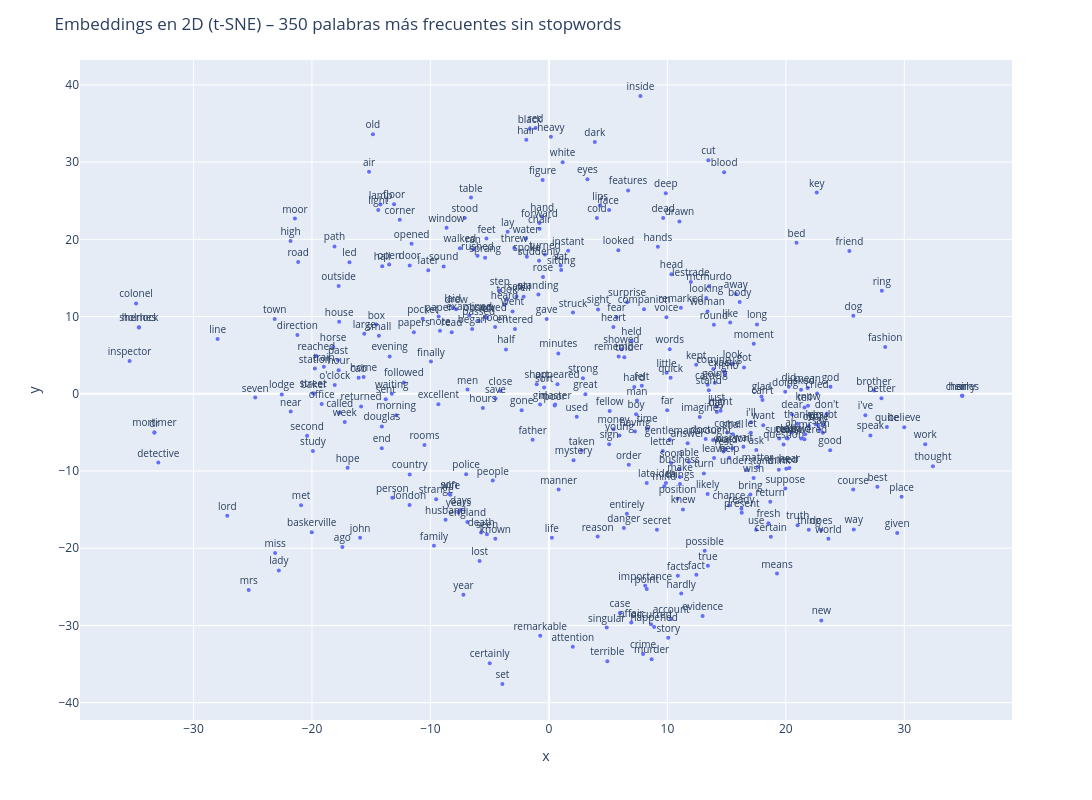

Notebook code for this chart:
### Markdown cell above
Para graficar elegimos `MAX_WORDS = 350`. Como el vocabulario está ordenado por frecuencia, las primeras palabras son stopwords (*the, of, and...*), que no forman grupos interesantes, por lo que las filtramos y graficamos las 350 palabras de contenido más frecuentes. Con 200 palabras se formaban pocos grupos y con 1.000 las etiquetas se superponían demasiado; 350 fue un buen equilibrio entre cantidad de palabras y legibilidad.

### Code cell
import plotly.express as px
from sklearn.feature_extraction.text import ENGLISH_STOP_WORDS

MAX_WORDS = 350

# Índices de las palabras que no son stopwords, en orden de frecuencia
indices = [i for i, w in enumerate(labels) if w not in ENGLISH_STOP_WORDS][:MAX_WORDS]

fig = px.scatter(x=vecs[indices, 0], y=vecs[indices, 1], text=labels[indices])
fig.update_traces(textposition="top center", marker=dict(size=4), textfont=dict(size=10))
fig.update_layout(width=1100, height=800, title=f"Embeddings en 2D (t-SNE) – {MAX_WORDS} palabras más frecuentes sin stopwords")
fig.show()

### Figure 1 — Plotly figure (JSON) as saved in the notebook; plotly's stock layout.template omitted (floating-point values rounded to 4 significant figures; data arrays with more than 128 entries replaced by an {"elided": "..."} marker saying what was removed)
{"data": [{"hovertemplate": "x=%{x}<br>y=%{y}<br>text=%{text}<extra></extra>", "legendgroup": "", "marker": {"color": "#636efa", "size": 4, "symbol": "circle"}, "mode": "markers+text", "name": "", "orientation": "v", "showlegend": false, "text": {"elided": "350 str values"}, "textfont": {"size": 10}, "textposition": "top center", "type": "scatter", "x": {"elided": "350 float values"}, "xaxis": "x", "y": {"elided": "350 float values"}, "yaxis": "y"}], "layout": {"height": 800, "legend": {"tracegroupgap": 0}, "margin": {"t": 60}, "title": {"text": "Embeddings en 2D (t-SNE) – 350 palabras más frecuentes sin stopwords"}, "width": 1100, "xaxis": {"anchor": "y", "domain": [0, 1], "title": {"text": "x"}}, "yaxis": {"anchor": "x", "domain": [0, 1], "title": {"text": "y"}}}}
